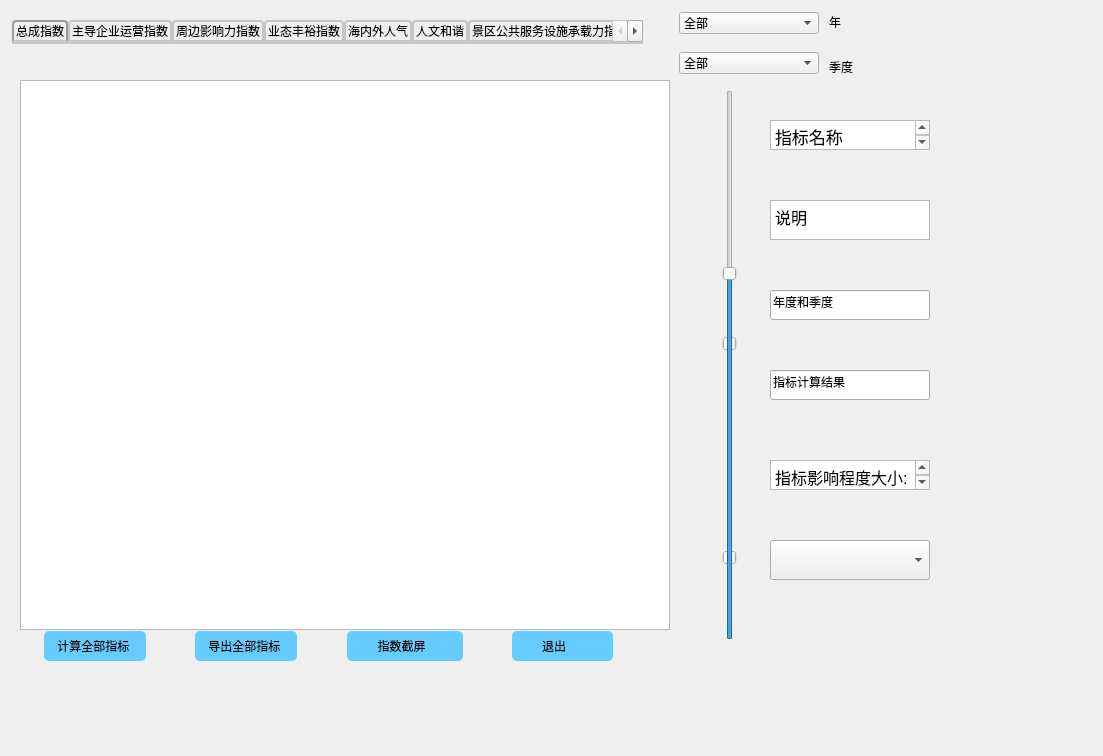
<?xml version="1.0" encoding="UTF-8"?>
<ui version="4.0">
 <class>MainWindow</class>
 <widget class="QMainWindow" name="MainWindow">
  <property name="windowModality">
   <enum>Qt::ApplicationModal</enum>
  </property>
  <property name="geometry">
   <rect>
    <x>0</x>
    <y>0</y>
    <width>1103</width>
    <height>756</height>
   </rect>
  </property>
  <property name="sizePolicy">
   <sizepolicy hsizetype="Expanding" vsizetype="Expanding">
    <horstretch>0</horstretch>
    <verstretch>0</verstretch>
   </sizepolicy>
  </property>
  <property name="minimumSize">
   <size>
    <width>800</width>
    <height>600</height>
   </size>
  </property>
  <property name="maximumSize">
   <size>
    <width>1400</width>
    <height>900</height>
   </size>
  </property>
  <property name="sizeIncrement">
   <size>
    <width>10</width>
    <height>10</height>
   </size>
  </property>
  <property name="baseSize">
   <size>
    <width>800</width>
    <height>600</height>
   </size>
  </property>
  <property name="windowTitle">
   <string>开景指数</string>
  </property>
  <property name="autoFillBackground">
   <bool>true</bool>
  </property>
  <property name="styleSheet">
   <string notr="true"/>
  </property>
  <property name="locale">
   <locale language="Chinese" country="China"/>
  </property>
  <property name="animated">
   <bool>true</bool>
  </property>
  <property name="tabShape">
   <enum>QTabWidget::Triangular</enum>
  </property>
  <widget class="QWidget" name="centralWidget">
   <widget class="QTableView" name="all_tableView">
    <property name="geometry">
     <rect>
      <x>20</x>
      <y>80</y>
      <width>650</width>
      <height>550</height>
     </rect>
    </property>
    <property name="minimumSize">
     <size>
      <width>650</width>
      <height>550</height>
     </size>
    </property>
    <property name="maximumSize">
     <size>
      <width>650</width>
      <height>550</height>
     </size>
    </property>
   </widget>
   <widget class="QTabWidget" name="tabWidget">
    <property name="geometry">
     <rect>
      <x>12</x>
      <y>20</y>
      <width>631</width>
      <height>41</height>
     </rect>
    </property>
    <property name="minimumSize">
     <size>
      <width>631</width>
      <height>41</height>
     </size>
    </property>
    <property name="maximumSize">
     <size>
      <width>5000</width>
      <height>41</height>
     </size>
    </property>
    <property name="styleSheet">
     <string notr="true"> QTabWidget::pane { /* The tab widget frame */
     border-top: 2px solid #C2C7CB;
     position: absolute;
     top: -0.5em;
 }

 QTabWidget::tab-bar {
     alignment: center;
 }

 /* Style the tab using the tab sub-control. Note that
     it reads QTabBar _not_ QTabWidget */
 QTabBar::tab {
     background: qlineargradient(x1: 0, y1: 0, x2: 0, y2: 1,
                                 stop: 0 #E1E1E1, stop: 0.4 #DDDDDD,
                                 stop: 0.5 #D8D8D8, stop: 1.0 #D3D3D3);
     border: 2px solid #C4C4C3;
     border-bottom-color: #C2C7CB; /* same as the pane color */
     border-top-left-radius: 4px;
     border-top-right-radius: 4px;
     min-width: 8ex;
     padding: 2px;
 }

 QTabBar::tab:selected, QTabBar::tab:hover {
     background: qlineargradient(x1: 0, y1: 0, x2: 0, y2: 1,
                                 stop: 0 #fafafa, stop: 0.4 #f4f4f4,
                                 stop: 0.5 #e7e7e7, stop: 1.0 #fafafa);
 }

 QTabBar::tab:selected {
     border-color: #9B9B9B;
     border-bottom-color: #C2C7CB; /* same as pane color */
 }</string>
    </property>
    <property name="locale">
     <locale language="Chinese" country="China"/>
    </property>
    <property name="currentIndex">
     <number>0</number>
    </property>
    <widget class="QWidget" name="all_tab">
     <attribute name="icon">
      <iconset resource="kj.qrc">
       <normaloff>:/qrc/image/qrc/image/ZZzczs.ico</normaloff>:/qrc/image/qrc/image/ZZzczs.ico</iconset>
     </attribute>
     <attribute name="title">
      <string>总成指数</string>
     </attribute>
    </widget>
    <widget class="QWidget" name="zdqy_tab">
     <attribute name="icon">
      <iconset resource="kj.qrc">
       <normaloff>:/qrc/image/qrc/image/ZZzdqy.ico</normaloff>:/qrc/image/qrc/image/ZZzdqy.ico</iconset>
     </attribute>
     <attribute name="title">
      <string>主导企业运营指数</string>
     </attribute>
    </widget>
    <widget class="QWidget" name="zbyxl_tab">
     <attribute name="icon">
      <iconset resource="kj.qrc">
       <normaloff>:/qrc/image/qrc/image/ZZ_gnwrq.ico</normaloff>:/qrc/image/qrc/image/ZZ_gnwrq.ico</iconset>
     </attribute>
     <attribute name="title">
      <string>周边影响力指数</string>
     </attribute>
    </widget>
    <widget class="QWidget" name="ytfy_tab">
     <attribute name="icon">
      <iconset resource="kj.qrc">
       <normaloff>:/qrc/image/qrc/image/ZZytfy.ico</normaloff>:/qrc/image/qrc/image/ZZytfy.ico</iconset>
     </attribute>
     <attribute name="title">
      <string>业态丰裕指数</string>
     </attribute>
    </widget>
    <widget class="QWidget" name="hnwrq_tab">
     <attribute name="icon">
      <iconset resource="kj.qrc">
       <normaloff>:/qrc/image/qrc/image/ZZ_gnwrq.ico</normaloff>:/qrc/image/qrc/image/ZZ_gnwrq.ico</iconset>
     </attribute>
     <attribute name="title">
      <string>海内外人气</string>
     </attribute>
    </widget>
    <widget class="QWidget" name="rwhx_tab">
     <attribute name="icon">
      <iconset resource="kj.qrc">
       <normaloff>:/qrc/image/qrc/image/ZZ_rwzs.ico</normaloff>:/qrc/image/qrc/image/ZZ_rwzs.ico</iconset>
     </attribute>
     <attribute name="title">
      <string>人文和谐</string>
     </attribute>
    </widget>
    <widget class="QWidget" name="jqzcl_tab">
     <attribute name="icon">
      <iconset resource="kj.qrc">
       <normaloff>:/qrc/image/qrc/image/ZZjqzcl.ico</normaloff>:/qrc/image/qrc/image/ZZjqzcl.ico</iconset>
     </attribute>
     <attribute name="title">
      <string>景区公共服务设施承载力指数</string>
     </attribute>
    </widget>
    <widget class="QWidget" name="tz_tab">
     <attribute name="icon">
      <iconset resource="kj.qrc">
       <normaloff>:/qrc/image/qrc/image/ZZ.ico</normaloff>:/qrc/image/qrc/image/ZZ.ico</iconset>
     </attribute>
     <attribute name="title">
      <string>调整指数</string>
     </attribute>
    </widget>
   </widget>
   <widget class="QFrame" name="frame3">
    <property name="geometry">
     <rect>
      <x>649</x>
      <y>12</y>
      <width>338</width>
      <height>63</height>
     </rect>
    </property>
    <property name="minimumSize">
     <size>
      <width>338</width>
      <height>63</height>
     </size>
    </property>
    <widget class="QComboBox" name="year_comboBox">
     <property name="geometry">
      <rect>
       <x>30</x>
       <y>0</y>
       <width>140</width>
       <height>22</height>
      </rect>
     </property>
     <property name="minimumSize">
      <size>
       <width>140</width>
       <height>22</height>
      </size>
     </property>
     <property name="maximumSize">
      <size>
       <width>140</width>
       <height>22</height>
      </size>
     </property>
     <property name="styleSheet">
      <string notr="true"/>
     </property>
     <property name="editable">
      <bool>false</bool>
     </property>
     <item>
      <property name="text">
       <string>全部</string>
      </property>
     </item>
    </widget>
    <widget class="QLabel" name="label_3">
     <property name="geometry">
      <rect>
       <x>180</x>
       <y>-10</y>
       <width>50</width>
       <height>39</height>
      </rect>
     </property>
     <property name="minimumSize">
      <size>
       <width>50</width>
       <height>39</height>
      </size>
     </property>
     <property name="maximumSize">
      <size>
       <width>40</width>
       <height>39</height>
      </size>
     </property>
     <property name="text">
      <string>年</string>
     </property>
    </widget>
    <widget class="QComboBox" name="quarter_comboBox">
     <property name="geometry">
      <rect>
       <x>30</x>
       <y>40</y>
       <width>140</width>
       <height>22</height>
      </rect>
     </property>
     <property name="minimumSize">
      <size>
       <width>140</width>
       <height>22</height>
      </size>
     </property>
     <property name="maximumSize">
      <size>
       <width>140</width>
       <height>22</height>
      </size>
     </property>
     <property name="editable">
      <bool>false</bool>
     </property>
     <item>
      <property name="text">
       <string>全部</string>
      </property>
     </item>
     <item>
      <property name="text">
       <string>1</string>
      </property>
     </item>
     <item>
      <property name="text">
       <string>2</string>
      </property>
     </item>
     <item>
      <property name="text">
       <string>3</string>
      </property>
     </item>
     <item>
      <property name="text">
       <string>4</string>
      </property>
     </item>
    </widget>
    <widget class="QLabel" name="label_4">
     <property name="geometry">
      <rect>
       <x>180</x>
       <y>40</y>
       <width>31</width>
       <height>30</height>
      </rect>
     </property>
     <property name="minimumSize">
      <size>
       <width>31</width>
       <height>30</height>
      </size>
     </property>
     <property name="maximumSize">
      <size>
       <width>50</width>
       <height>39</height>
      </size>
     </property>
     <property name="text">
      <string>季度</string>
     </property>
    </widget>
   </widget>
   <widget class="QSplitter" name="splitter">
    <property name="geometry">
     <rect>
      <x>680</x>
      <y>80</y>
      <width>250</width>
      <height>600</height>
     </rect>
    </property>
    <property name="minimumSize">
     <size>
      <width>250</width>
      <height>600</height>
     </size>
    </property>
    <property name="orientation">
     <enum>Qt::Vertical</enum>
    </property>
    <widget class="QFrame" name="frame_capture">
     <property name="minimumSize">
      <size>
       <width>300</width>
       <height>600</height>
      </size>
     </property>
     <property name="maximumSize">
      <size>
       <width>300</width>
       <height>600</height>
      </size>
     </property>
     <widget class="QTextEdit" name="textEdit_IndexName">
      <property name="geometry">
       <rect>
        <x>90</x>
        <y>40</y>
        <width>160</width>
        <height>30</height>
       </rect>
      </property>
      <property name="minimumSize">
       <size>
        <width>160</width>
        <height>30</height>
       </size>
      </property>
      <property name="maximumSize">
       <size>
        <width>160</width>
        <height>30</height>
       </size>
      </property>
      <property name="html">
       <string>&lt;!DOCTYPE HTML PUBLIC &quot;-//W3C//DTD HTML 4.0//EN&quot; &quot;http://www.w3.org/TR/REC-html40/strict.dtd&quot;&gt;
&lt;html&gt;&lt;head&gt;&lt;meta name=&quot;qrichtext&quot; content=&quot;1&quot; /&gt;&lt;style type=&quot;text/css&quot;&gt;
p, li { white-space: pre-wrap; }
&lt;/style&gt;&lt;/head&gt;&lt;body style=&quot; font-family:'.Lucida Grande UI'; font-size:13pt; font-weight:400; font-style:normal;&quot;&gt;
&lt;p style=&quot; margin-top:0px; margin-bottom:0px; margin-left:0px; margin-right:0px; -qt-block-indent:0; text-indent:0px;&quot;&gt;&lt;span style=&quot; font-family:'Lucida Grande';&quot;&gt;指标名称&lt;/span&gt;&lt;/p&gt;&lt;/body&gt;&lt;/html&gt;</string>
      </property>
     </widget>
     <widget class="QLineEdit" name="year_lineEdit">
      <property name="geometry">
       <rect>
        <x>90</x>
        <y>210</y>
        <width>160</width>
        <height>30</height>
       </rect>
      </property>
      <property name="sizePolicy">
       <sizepolicy hsizetype="Preferred" vsizetype="Preferred">
        <horstretch>0</horstretch>
        <verstretch>0</verstretch>
       </sizepolicy>
      </property>
      <property name="minimumSize">
       <size>
        <width>160</width>
        <height>30</height>
       </size>
      </property>
      <property name="maximumSize">
       <size>
        <width>160</width>
        <height>30</height>
       </size>
      </property>
      <property name="text">
       <string>年度和季度</string>
      </property>
     </widget>
     <widget class="QComboBox" name="order_comboBox">
      <property name="geometry">
       <rect>
        <x>90</x>
        <y>460</y>
        <width>160</width>
        <height>40</height>
       </rect>
      </property>
      <property name="minimumSize">
       <size>
        <width>160</width>
        <height>40</height>
       </size>
      </property>
      <property name="maximumSize">
       <size>
        <width>160</width>
        <height>40</height>
       </size>
      </property>
     </widget>
     <widget class="QTextEdit" name="explain_textEdit">
      <property name="geometry">
       <rect>
        <x>90</x>
        <y>120</y>
        <width>160</width>
        <height>40</height>
       </rect>
      </property>
      <property name="sizePolicy">
       <sizepolicy hsizetype="MinimumExpanding" vsizetype="MinimumExpanding">
        <horstretch>0</horstretch>
        <verstretch>0</verstretch>
       </sizepolicy>
      </property>
      <property name="minimumSize">
       <size>
        <width>160</width>
        <height>40</height>
       </size>
      </property>
      <property name="maximumSize">
       <size>
        <width>160</width>
        <height>40</height>
       </size>
      </property>
      <property name="html">
       <string>&lt;!DOCTYPE HTML PUBLIC &quot;-//W3C//DTD HTML 4.0//EN&quot; &quot;http://www.w3.org/TR/REC-html40/strict.dtd&quot;&gt;
&lt;html&gt;&lt;head&gt;&lt;meta name=&quot;qrichtext&quot; content=&quot;1&quot; /&gt;&lt;style type=&quot;text/css&quot;&gt;
p, li { white-space: pre-wrap; }
&lt;/style&gt;&lt;/head&gt;&lt;body style=&quot; font-family:'.Lucida Grande UI'; font-size:13pt; font-weight:400; font-style:normal;&quot;&gt;
&lt;p style=&quot; margin-top:0px; margin-bottom:0px; margin-left:0px; margin-right:0px; -qt-block-indent:0; text-indent:0px;&quot;&gt;&lt;span style=&quot; font-family:'Lucida Grande'; font-size:12pt;&quot;&gt;说明&lt;/span&gt;&lt;/p&gt;&lt;/body&gt;&lt;/html&gt;</string>
      </property>
     </widget>
     <widget class="QSlider" name="right_verticalSlider">
      <property name="geometry">
       <rect>
        <x>250</x>
        <y>40</y>
        <width>65</width>
        <height>350</height>
       </rect>
      </property>
      <property name="minimumSize">
       <size>
        <width>65</width>
        <height>350</height>
       </size>
      </property>
      <property name="maximumSize">
       <size>
        <width>65</width>
        <height>350</height>
       </size>
      </property>
      <property name="styleSheet">
       <string notr="true">/*background-image: url(:/qrc/image/qrc/image/temperature.png);*/

QSlider::groove:vertical  {
    height: 430px;
image: url(:/qrc/image/qrc/image/temperature-1.png);

    /*position: absolute; /* absolutely position 4px from the left and right of the widget. setting margins on the widget should work too... */
    left: 0px; right: 20px;
}

QSlider::handle:vertical  {
    height: 20px;
 image: url(:/qrc/image/qrc/image/arrow-1.png);
   /* background: qlineargradient(x1:0, y1:0, x2:0, y2:1, stop:0 rgba(255, 255, 255, 255), stop:1 rgba(122, 122, 122, 255));*/
    /*margin: 0-4px;  expand outside the groove */
    left: 40px; right: -30px;
}</string>
      </property>
      <property name="minimum">
       <number>-28</number>
      </property>
      <property name="maximum">
       <number>135</number>
      </property>
      <property name="value">
       <number>80</number>
      </property>
      <property name="orientation">
       <enum>Qt::Vertical</enum>
      </property>
     </widget>
     <widget class="QLineEdit" name="index_lineEdit">
      <property name="geometry">
       <rect>
        <x>90</x>
        <y>290</y>
        <width>160</width>
        <height>30</height>
       </rect>
      </property>
      <property name="sizePolicy">
       <sizepolicy hsizetype="Fixed" vsizetype="Preferred">
        <horstretch>0</horstretch>
        <verstretch>0</verstretch>
       </sizepolicy>
      </property>
      <property name="minimumSize">
       <size>
        <width>160</width>
        <height>30</height>
       </size>
      </property>
      <property name="maximumSize">
       <size>
        <width>160</width>
        <height>30</height>
       </size>
      </property>
      <property name="text">
       <string>指标计算结果</string>
      </property>
     </widget>
     <widget class="QTextEdit" name="allThree_textEdit">
      <property name="enabled">
       <bool>true</bool>
      </property>
      <property name="geometry">
       <rect>
        <x>90</x>
        <y>380</y>
        <width>160</width>
        <height>30</height>
       </rect>
      </property>
      <property name="sizePolicy">
       <sizepolicy hsizetype="Fixed" vsizetype="Fixed">
        <horstretch>0</horstretch>
        <verstretch>0</verstretch>
       </sizepolicy>
      </property>
      <property name="minimumSize">
       <size>
        <width>160</width>
        <height>30</height>
       </size>
      </property>
      <property name="maximumSize">
       <size>
        <width>160</width>
        <height>30</height>
       </size>
      </property>
      <property name="layoutDirection">
       <enum>Qt::LeftToRight</enum>
      </property>
      <property name="html">
       <string>&lt;!DOCTYPE HTML PUBLIC &quot;-//W3C//DTD HTML 4.0//EN&quot; &quot;http://www.w3.org/TR/REC-html40/strict.dtd&quot;&gt;
&lt;html&gt;&lt;head&gt;&lt;meta name=&quot;qrichtext&quot; content=&quot;1&quot; /&gt;&lt;style type=&quot;text/css&quot;&gt;
p, li { white-space: pre-wrap; }
&lt;/style&gt;&lt;/head&gt;&lt;body style=&quot; font-family:'.Lucida Grande UI'; font-size:13pt; font-weight:400; font-style:normal;&quot;&gt;
&lt;p style=&quot; margin-top:0px; margin-bottom:0px; margin-left:0px; margin-right:0px; -qt-block-indent:0; text-indent:0px;&quot;&gt;&lt;span style=&quot; font-family:'Lucida Grande'; font-size:12pt;&quot;&gt;指标影响程度大小:&lt;/span&gt;&lt;/p&gt;&lt;/body&gt;&lt;/html&gt;</string>
      </property>
     </widget>
     <widget class="QSlider" name="right_verticalSlider_2">
      <property name="geometry">
       <rect>
        <x>0</x>
        <y>10</y>
        <width>100</width>
        <height>550</height>
       </rect>
      </property>
      <property name="sizePolicy">
       <sizepolicy hsizetype="Expanding" vsizetype="Expanding">
        <horstretch>0</horstretch>
        <verstretch>0</verstretch>
       </sizepolicy>
      </property>
      <property name="minimumSize">
       <size>
        <width>100</width>
        <height>550</height>
       </size>
      </property>
      <property name="maximumSize">
       <size>
        <width>65</width>
        <height>350</height>
       </size>
      </property>
      <property name="styleSheet">
       <string notr="true">/*background-image: url(:/qrc/image/qrc/image/temperature.png);*/
QSlider::groove:vertical  {
    height: 550px;
image: url(:/qrc/image/qrc/image/temperature-1.png);

    /*position: absolute; /* absolutely position 4px from the left and right of the widget. setting margins on the widget should work too... */
    left: 0px; right: 35px;
}

QSlider::handle:vertical  {
    height: 20px;
 image: url(:/qrc/image/qrc/image/arrow.png);
   /* background: qlineargradient(x1:0, y1:0, x2:0, y2:1, stop:0 rgba(255, 255, 255, 255), stop:1 rgba(122, 122, 122, 255));*/
    /*margin: 0-4px;  expand outside the groove */
    left: 40px; right: -45px;
}</string>
      </property>
      <property name="minimum">
       <number>-22</number>
      </property>
      <property name="maximum">
       <number>130</number>
      </property>
      <property name="pageStep">
       <number>0</number>
      </property>
      <property name="value">
       <number>60</number>
      </property>
      <property name="orientation">
       <enum>Qt::Vertical</enum>
      </property>
     </widget>
     <widget class="QSlider" name="left_verticalSlider">
      <property name="geometry">
       <rect>
        <x>0</x>
        <y>10</y>
        <width>100</width>
        <height>550</height>
       </rect>
      </property>
      <property name="minimumSize">
       <size>
        <width>100</width>
        <height>550</height>
       </size>
      </property>
      <property name="maximumSize">
       <size>
        <width>100</width>
        <height>550</height>
       </size>
      </property>
      <property name="styleSheet">
       <string notr="true">/*background-image: url(:/qrc/image/qrc/image/temperature.png);*/

QSlider::groove:vertical  {
    height: 550px;
image: url(:/qrc/image/qrc/image/temperature-1.png);

    /*position: absolute; /* absolutely position 4px from the left and right of the widget. setting margins on the widget should work too... */
    left: 0px; right: 35px;
}

QSlider::handle:vertical  {
    height: 25px;
 image: url(:/qrc/image/qrc/image/arrow-2.png);
   /* background: qlineargradient(x1:0, y1:0, x2:0, y2:1, stop:0 rgba(255, 255, 255, 255), stop:1 rgba(122, 122, 122, 255));*/
    /*margin: 0-4px;  expand outside the groove */
    left: 40px; right: -45px;
}</string>
      </property>
      <property name="minimum">
       <number>-22</number>
      </property>
      <property name="maximum">
       <number>135</number>
      </property>
      <property name="pageStep">
       <number>0</number>
      </property>
      <property name="value">
       <number>0</number>
      </property>
      <property name="orientation">
       <enum>Qt::Vertical</enum>
      </property>
     </widget>
     <widget class="QSlider" name="index_progressBar_2">
      <property name="geometry">
       <rect>
        <x>0</x>
        <y>10</y>
        <width>100</width>
        <height>550</height>
       </rect>
      </property>
      <property name="sizePolicy">
       <sizepolicy hsizetype="Expanding" vsizetype="Expanding">
        <horstretch>0</horstretch>
        <verstretch>0</verstretch>
       </sizepolicy>
      </property>
      <property name="minimumSize">
       <size>
        <width>100</width>
        <height>550</height>
       </size>
      </property>
      <property name="maximumSize">
       <size>
        <width>65</width>
        <height>350</height>
       </size>
      </property>
      <property name="styleSheet">
       <string notr="true">/*background-image: url(:/qrc/image/qrc/image/temperature.png);*/
QSlider::groove:vertical  {
    height: 550px;
image: url(:/qrc/image/qrc/image/temperature-1.png);

    /*position: absolute; /* absolutely position 4px from the left and right of the widget. setting margins on the widget should work too... */
    left: 0px; right: 35px;
}

QSlider::handle:vertical  {
    height: 20px;
 image: url(:/qrc/image/qrc/image/arrow-1.png);
   /* background: qlineargradient(x1:0, y1:0, x2:0, y2:1, stop:0 rgba(255, 255, 255, 255), stop:1 rgba(122, 122, 122, 255));*/
    /*margin: 0-4px;  expand outside the groove */
    left: 40px; right: -45px;
}</string>
      </property>
      <property name="minimum">
       <number>-22</number>
      </property>
      <property name="maximum">
       <number>130</number>
      </property>
      <property name="pageStep">
       <number>0</number>
      </property>
      <property name="value">
       <number>80</number>
      </property>
      <property name="orientation">
       <enum>Qt::Vertical</enum>
      </property>
     </widget>
     <zorder>textEdit_IndexName</zorder>
     <zorder>year_lineEdit</zorder>
     <zorder>explain_textEdit</zorder>
     <zorder>right_verticalSlider</zorder>
     <zorder>order_comboBox</zorder>
     <zorder>index_lineEdit</zorder>
     <zorder>allThree_textEdit</zorder>
     <zorder>right_verticalSlider_2</zorder>
     <zorder>left_verticalSlider</zorder>
     <zorder>index_progressBar_2</zorder>
    </widget>
   </widget>
   <widget class="QWidget" name="widget" native="true">
    <property name="geometry">
     <rect>
      <x>-10</x>
      <y>620</y>
      <width>677</width>
      <height>44</height>
     </rect>
    </property>
    <property name="minimumSize">
     <size>
      <width>677</width>
      <height>44</height>
     </size>
    </property>
    <layout class="QHBoxLayout" name="horizontalLayout_2">
     <item>
      <spacer name="horizontalSpacer">
       <property name="minimumSize">
        <size>
         <width>40</width>
         <height>20</height>
        </size>
       </property>
       <property name="orientation">
        <enum>Qt::Horizontal</enum>
       </property>
       <property name="sizeHint" stdset="0">
        <size>
         <width>40</width>
         <height>20</height>
        </size>
       </property>
      </spacer>
     </item>
     <item>
      <widget class="QPushButton" name="oneResult_pushButton">
       <property name="sizePolicy">
        <sizepolicy hsizetype="Fixed" vsizetype="Fixed">
         <horstretch>0</horstretch>
         <verstretch>0</verstretch>
        </sizepolicy>
       </property>
       <property name="minimumSize">
        <size>
         <width>102</width>
         <height>30</height>
        </size>
       </property>
       <property name="maximumSize">
        <size>
         <width>125</width>
         <height>30</height>
        </size>
       </property>
       <property name="styleSheet">
        <string notr="true">background-color: rgb(102, 204, 255);
subcontrol-position: center;
subcontrol-origin: padding;
border-radius: 5px;</string>
       </property>
       <property name="text">
        <string>计算全部指标 </string>
       </property>
       <property name="icon">
        <iconset resource="kj.qrc">
         <normaloff>:/qrc/image/qrc/image/compute_icon.png</normaloff>:/qrc/image/qrc/image/compute_icon.png</iconset>
       </property>
      </widget>
     </item>
     <item>
      <spacer name="horizontalSpacer_2">
       <property name="minimumSize">
        <size>
         <width>40</width>
         <height>20</height>
        </size>
       </property>
       <property name="orientation">
        <enum>Qt::Horizontal</enum>
       </property>
       <property name="sizeHint" stdset="0">
        <size>
         <width>40</width>
         <height>20</height>
        </size>
       </property>
      </spacer>
     </item>
     <item>
      <widget class="QPushButton" name="dataDump_pushButton">
       <property name="sizePolicy">
        <sizepolicy hsizetype="Fixed" vsizetype="Fixed">
         <horstretch>0</horstretch>
         <verstretch>0</verstretch>
        </sizepolicy>
       </property>
       <property name="minimumSize">
        <size>
         <width>102</width>
         <height>30</height>
        </size>
       </property>
       <property name="maximumSize">
        <size>
         <width>125</width>
         <height>30</height>
        </size>
       </property>
       <property name="styleSheet">
        <string notr="true">background-color: rgb(102, 204, 255);
subcontrol-position: center;
subcontrol-origin: padding;
border-radius: 5px;</string>
       </property>
       <property name="text">
        <string>导出全部指标 </string>
       </property>
       <property name="icon">
        <iconset resource="kj.qrc">
         <normaloff>:/qrc/image/qrc/image/print_icon.png</normaloff>:/qrc/image/qrc/image/print_icon.png</iconset>
       </property>
       <property name="checkable">
        <bool>true</bool>
       </property>
      </widget>
     </item>
     <item>
      <spacer name="horizontalSpacer_3">
       <property name="minimumSize">
        <size>
         <width>40</width>
         <height>20</height>
        </size>
       </property>
       <property name="orientation">
        <enum>Qt::Horizontal</enum>
       </property>
       <property name="sizeHint" stdset="0">
        <size>
         <width>40</width>
         <height>20</height>
        </size>
       </property>
      </spacer>
     </item>
     <item>
      <widget class="QPushButton" name="capture_pushButton">
       <property name="enabled">
        <bool>true</bool>
       </property>
       <property name="sizePolicy">
        <sizepolicy hsizetype="Fixed" vsizetype="Fixed">
         <horstretch>0</horstretch>
         <verstretch>0</verstretch>
        </sizepolicy>
       </property>
       <property name="minimumSize">
        <size>
         <width>116</width>
         <height>30</height>
        </size>
       </property>
       <property name="maximumSize">
        <size>
         <width>158</width>
         <height>30</height>
        </size>
       </property>
       <property name="styleSheet">
        <string notr="true">background-color: rgb(102, 204, 255);
subcontrol-position: center;
subcontrol-origin: padding;
border-radius: 5px;</string>
       </property>
       <property name="text">
        <string>     指数截屏       </string>
       </property>
       <property name="icon">
        <iconset resource="kj.qrc">
         <normaloff>:/qrc/image/qrc/image/paste.png</normaloff>:/qrc/image/qrc/image/paste.png</iconset>
       </property>
      </widget>
     </item>
     <item>
      <spacer name="horizontalSpacer_9">
       <property name="minimumSize">
        <size>
         <width>40</width>
         <height>20</height>
        </size>
       </property>
       <property name="orientation">
        <enum>Qt::Horizontal</enum>
       </property>
       <property name="sizeHint" stdset="0">
        <size>
         <width>40</width>
         <height>20</height>
        </size>
       </property>
      </spacer>
     </item>
     <item>
      <widget class="QPushButton" name="quit_pushButton">
       <property name="sizePolicy">
        <sizepolicy hsizetype="Fixed" vsizetype="Fixed">
         <horstretch>0</horstretch>
         <verstretch>0</verstretch>
        </sizepolicy>
       </property>
       <property name="minimumSize">
        <size>
         <width>101</width>
         <height>30</height>
        </size>
       </property>
       <property name="maximumSize">
        <size>
         <width>158</width>
         <height>30</height>
        </size>
       </property>
       <property name="styleSheet">
        <string notr="true">background-color: rgb(102, 204, 255);
subcontrol-position: center;
subcontrol-origin: padding;
border-radius: 5px;</string>
       </property>
       <property name="text">
        <string>     退出          </string>
       </property>
       <property name="icon">
        <iconset resource="kj.qrc">
         <normaloff>:/qrc/image/qrc/image/exit_icon.png</normaloff>:/qrc/image/qrc/image/exit_icon.png</iconset>
       </property>
      </widget>
     </item>
     <item>
      <spacer name="horizontalSpacer_6">
       <property name="minimumSize">
        <size>
         <width>40</width>
         <height>20</height>
        </size>
       </property>
       <property name="orientation">
        <enum>Qt::Horizontal</enum>
       </property>
       <property name="sizeHint" stdset="0">
        <size>
         <width>40</width>
         <height>20</height>
        </size>
       </property>
      </spacer>
     </item>
    </layout>
   </widget>
  </widget>
 </widget>
 <layoutdefault spacing="6" margin="11"/>
 <tabstops>
  <tabstop>tabWidget</tabstop>
  <tabstop>dataDump_pushButton</tabstop>
 </tabstops>
 <resources>
  <include location="kj.qrc"/>
 </resources>
 <connections/>
</ui>
